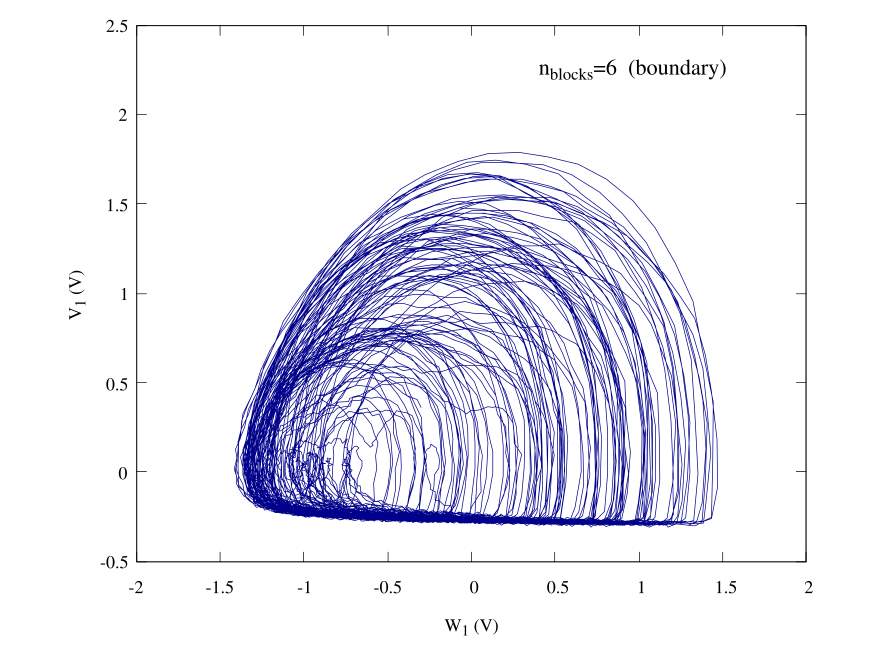

This figure's gnuplot source:
set terminal qt persist
set termoption font "Times,10"
set border lw 0.5

set label at graph 0.6,0.925 "n_{blocks}=6  (boundary)" font ",12"
set xlabel "W_1 (V)"
set ylabel "V_1 (V)"
set size ratio 0.8
set xrange [-2:2]
set yrange [-0.5:2.5]
plot "6_blocks_avg.dat" u 3:2 every ::0::10000 w l notitle lc "dark-blue" lw 0.5
